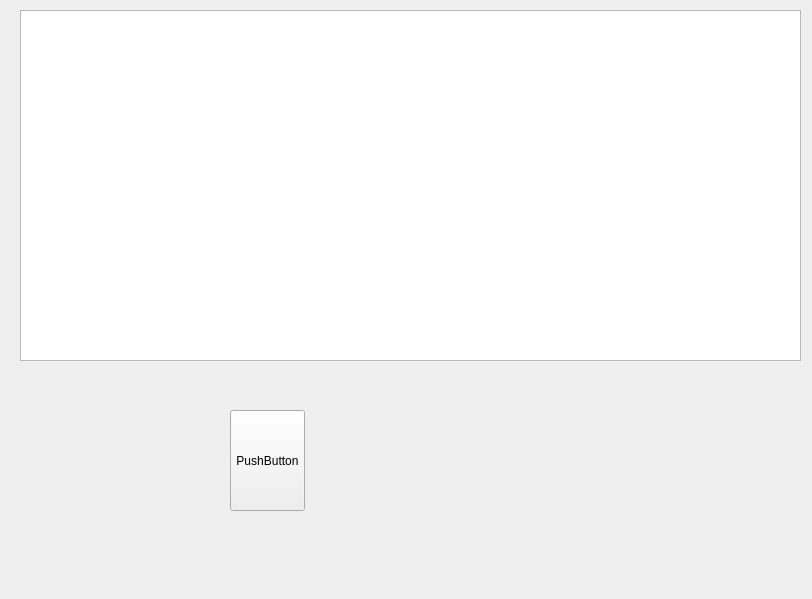
<?xml version="1.0" encoding="UTF-8"?>
<ui version="4.0">
 <class>Form</class>
 <widget class="QWidget" name="Form">
  <property name="geometry">
   <rect>
    <x>0</x>
    <y>0</y>
    <width>812</width>
    <height>599</height>
   </rect>
  </property>
  <property name="windowTitle">
   <string>Form</string>
  </property>
  <widget class="QPushButton" name="pushButton">
   <property name="geometry">
    <rect>
     <x>230</x>
     <y>410</y>
     <width>75</width>
     <height>101</height>
    </rect>
   </property>
   <property name="text">
    <string>PushButton</string>
   </property>
  </widget>
  <widget class="QTextEdit" name="textEdit">
   <property name="geometry">
    <rect>
     <x>20</x>
     <y>10</y>
     <width>781</width>
     <height>351</height>
    </rect>
   </property>
  </widget>
 </widget>
 <resources/>
 <connections/>
</ui>
